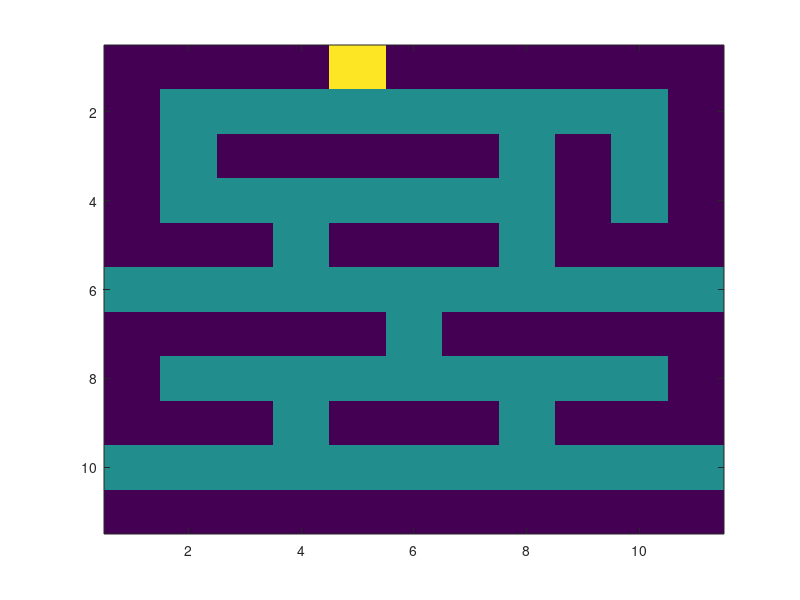

MATLAB code to generate this figure: (Note: this script raises an error after producing the figure.)
clc
clear
En_rows=11;
En_columns=11;
q_values=zeros(En_rows,En_columns,4);
%% defied Action:
%numeric code action, 0=up, 1=right, 2-down, 3-left
actions=["up","right","down","left"];
%%
rewards=-100*ones(En_rows,En_columns);
rewards(1,5)=100;
%%
rewards(2,2:10)=-1;
rewards(3,[2 8 10])=-1;
rewards(4,[2:8 10])=-1;
rewards(5,[4 8])=-1;
rewards(6,1:11)=-1;
rewards(7,6)=-1;
rewards(8,2:10)=-1;
rewards(9,[4 8])=-1;
rewards(10,1:11)=-1;
imagesc(rewards);
%%
epsilon=0.9;
discount_factor=0.9;
learning_rate=0.9;
for episode=1:1000
    [row_index,column_index]=get_starting_location(rewards);
    while(isTerminalState(row_index,column_index,rewards)==0)
        action_index=getNextAction(q_values,row_index,column_index,epsilon);
        old_row_index=row_index;old_column_index=column_index;
        [row_index,column_index]=get_next_location(actions,row_index,column_index,action_index);
        reward=rewards(row_index,column_index);
        old_q_value=q_values(old_row_index,old_column_index,action_index);
        d=q_values(row_index,column_index,:);
        temporal_difference=reward+(discount_factor*max(d)-old_q_value);
        new_q_value=old_q_value+(learning_rate*temporal_difference);
        q_values(old_row_index,old_column_index,action_index)=new_q_value;
    end
end
path=get_shortest_path(10,11,epsilon,q_values,actions,rewards)